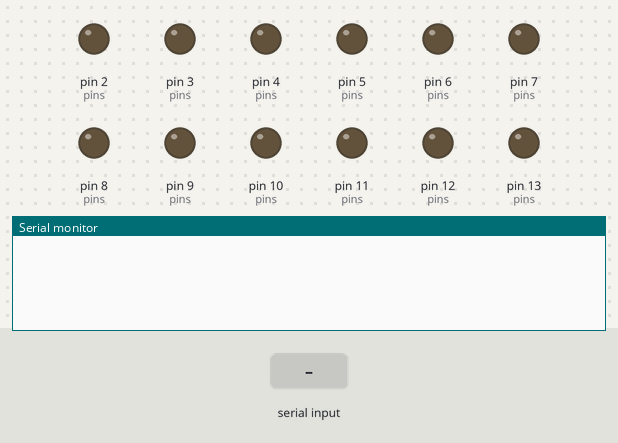
Bench run of a sketch on a simulated Arduino Uno, built with avr-gcc and run on an emulated ATmega328P. On the bench: output pins drawn as LEDs (lit = HIGH), the last lines printed to the serial monitor. The test bench sets the inputs (shaded band).

Above: at 1.2 s.
1.3 s: "PING\n" received over Serial
At 2.5 s:
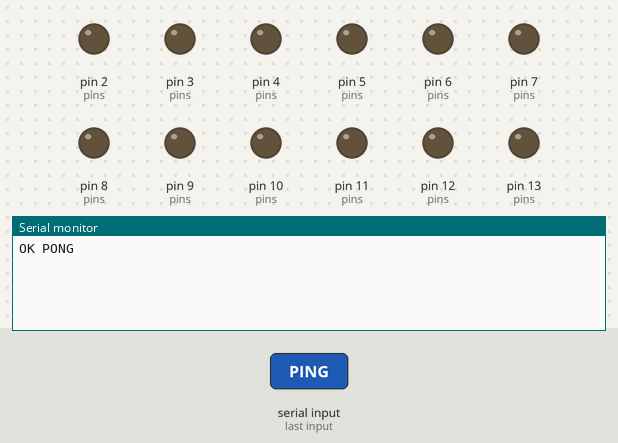
2.8 s: "STOP\n" received over Serial
At 3.6 s:
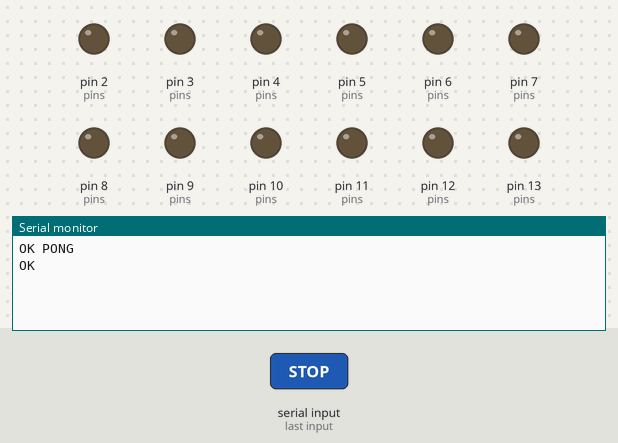
4.3 s: "MOVE \n" received over Serial
At 4.8 s:
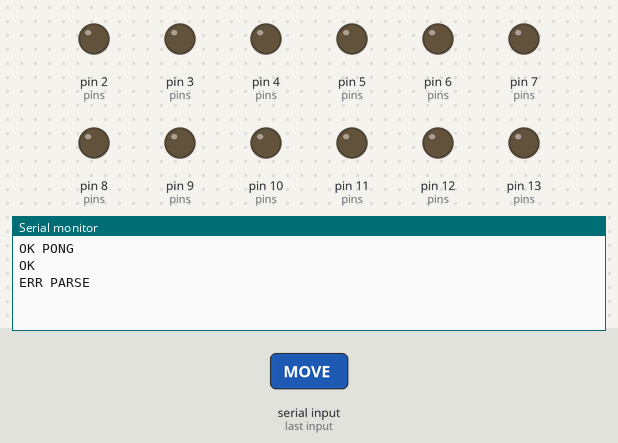

The sketch:

auto_aiming_uno.ino
```cpp
/*
 * auto_aiming_uno.ino  –  Auto-Aiming Dustbin – Arduino Uno / Mega variant
 *
 * Hardware
 * --------
 * Two L298N dual-channel motor driver boards control four DC motors arranged
 * in an omni-wheel (X-drive) platform.
 *
 * Wiring (default — adjust #defines below to match your board):
 *
 *   Motor Driver A (front wheels)
 *     ENA  → D10 (PWM)    ENB  → D11 (PWM)
 *     IN1  → D2            IN2  → D3   (motor W1, front-left)
 *     IN3  → D4            IN4  → D5   (motor W2, front-right)
 *
 *   Motor Driver B (rear wheels)
 *     ENA  → D6  (PWM)    ENB  → D9  (PWM)
 *     IN1  → D7            IN2  → D8   (motor W3, rear-right)
 *     IN3  → D12           IN4  → D13  (motor W4, rear-left)
 *     Note: Mega users may prefer higher-numbered digital pins (e.g. D22–D25)
 *     to free up D7/D8/D12/D13 for other purposes — update #defines accordingly.
 *
 * Serial Protocol  (see arduino/common/protocol.h and docs/COMMUNICATION_PROTOCOL.md)
 * ---------------
 * Baud: 115200.  All messages are newline-terminated ASCII.
 *
 * Commands from laptop:
 *   MOVE <vx> <vy>  — move platform; vx,vy in -255..255
 *   STOP            — halt all motors
 *   HOME            — stop (no encoder-based homing in this sketch)
 *   PING            — health check
 *
 * Responses:
 *   OK PONG         — reply to PING
 *   OK              — command accepted
 *   ERR PARSE       — command not recognised
 */

#include "../common/protocol.h"

// ── Pin assignments ──────────────────────────────────────────────────────────

// Motor W1 — front-left
#define W1_EN  10
#define W1_IN1  2
#define W1_IN2  3

// Motor W2 — front-right
#define W2_EN  11
#define W2_IN1  4
#define W2_IN2  5

// Motor W3 — rear-right
#define W3_EN   6
#define W3_IN1  7
#define W3_IN2  8

// Motor W4 — rear-left
#define W4_EN   9
#define W4_IN1 12
#define W4_IN2 13

// ── Helpers ──────────────────────────────────────────────────────────────────

void motorWrite(uint8_t enPin, uint8_t in1, uint8_t in2, int speed) {
    // speed: -255 to 255
    speed = constrain(speed, -255, 255);
    analogWrite(enPin, abs(speed));
    if (speed > 0) {
        digitalWrite(in1, HIGH);
        digitalWrite(in2, LOW);
    } else if (speed < 0) {
        digitalWrite(in1, LOW);
        digitalWrite(in2, HIGH);
    } else {
        digitalWrite(in1, LOW);
        digitalWrite(in2, LOW);
    }
}

// X-drive omni mixing: vx = right, vy = forward (both -255..255)
void driveXY(int vx, int vy) {
    int w1 = +vx - vy;   // front-left
    int w2 = -vx - vy;   // front-right
    int w3 = -vx + vy;   // rear-right
    int w4 = +vx + vy;   // rear-left

    // Scale if any value exceeds 255
    int maxAbs = max(max(abs(w1), abs(w2)), max(abs(w3), abs(w4)));
    if (maxAbs > 255) {
        w1 = (int)((long)w1 * 255 / maxAbs);
        w2 = (int)((long)w2 * 255 / maxAbs);
        w3 = (int)((long)w3 * 255 / maxAbs);
        w4 = (int)((long)w4 * 255 / maxAbs);
    }

    motorWrite(W1_EN, W1_IN1, W1_IN2, w1);
    motorWrite(W2_EN, W2_IN1, W2_IN2, w2);
    motorWrite(W3_EN, W3_IN1, W3_IN2, w3);
    motorWrite(W4_EN, W4_IN1, W4_IN2, w4);
}

void stopAll() {
    driveXY(0, 0);
}

// ── Command parser ───────────────────────────────────────────────────────────

char cmdBuf[CMD_BUF_LEN];
uint8_t cmdLen = 0;

void handleCommand(const char* cmd) {
    if (strcmp(cmd, "PING") == 0) {
        Serial.println("OK PONG");

    } else if (strcmp(cmd, "STOP") == 0 || strcmp(cmd, "HOME") == 0) {
        stopAll();
        Serial.println("OK");

    } else if (strncmp(cmd, "MOVE ", 5) == 0) {
        int vx = 0, vy = 0;
        if (sscanf(cmd + 5, "%d %d", &vx, &vy) == 2) {
            driveXY(vx, vy);
            Serial.println("OK");
        } else {
            Serial.println("ERR PARSE");
        }

    } else {
        Serial.println("ERR PARSE");
    }
}

// ── Arduino lifecycle ────────────────────────────────────────────────────────

void setup() {
    // Motor pins
    uint8_t pins[] = {
        W1_EN, W1_IN1, W1_IN2,
        W2_EN, W2_IN1, W2_IN2,
        W3_EN, W3_IN1, W3_IN2,
        W4_EN, W4_IN1, W4_IN2
    };
    for (uint8_t i = 0; i < sizeof(pins); i++) {
        pinMode(pins[i], OUTPUT);
    }
    stopAll();
    Serial.begin(SERIAL_BAUD);
}

void loop() {
    while (Serial.available()) {
        char c = (char)Serial.read();
        if (c == '\n' || c == '\r') {
            if (cmdLen > 0) {
                cmdBuf[cmdLen] = '\0';
                handleCommand(cmdBuf);
                cmdLen = 0;
            }
        } else if (cmdLen < CMD_BUF_LEN - 1) {
            cmdBuf[cmdLen++] = c;
        }
    }
}
```

Measured:
- after the input at 1.3 s, the serial monitor: prints a new line at once (image 1)
- after the input at 2.8 s, the serial monitor: prints a new line at once (image 2)
- after the input at 4.3 s, the serial monitor: prints a new line at once (image 3)
